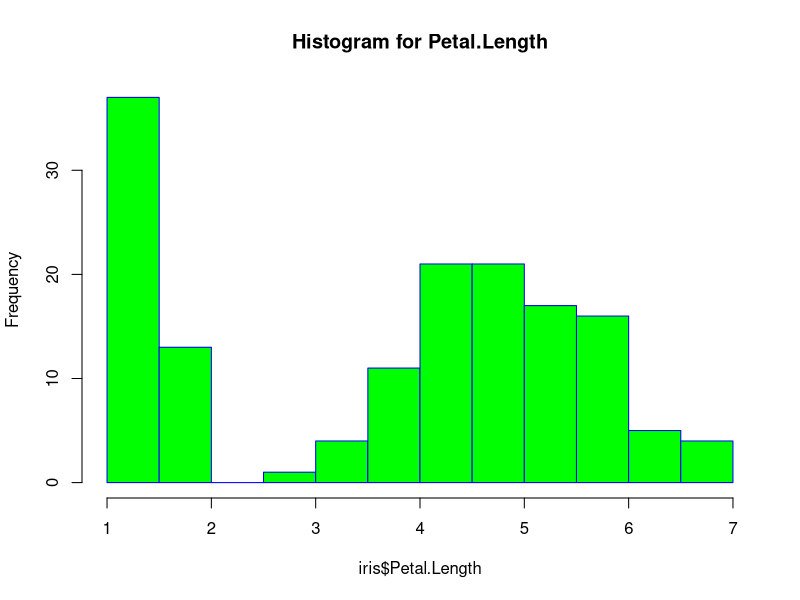

R code for this plot:
data(iris)
#iris$Sepal.Length
petal_length_mean <-mean(iris$Petal.Length)
petal_length_mean

#png(file = "myplot1.png", bg = "transparent")
hist(iris$Petal.Length,
     main="Histogram for Petal.Length",
     border="blue",
     col="green")
#dev.off()